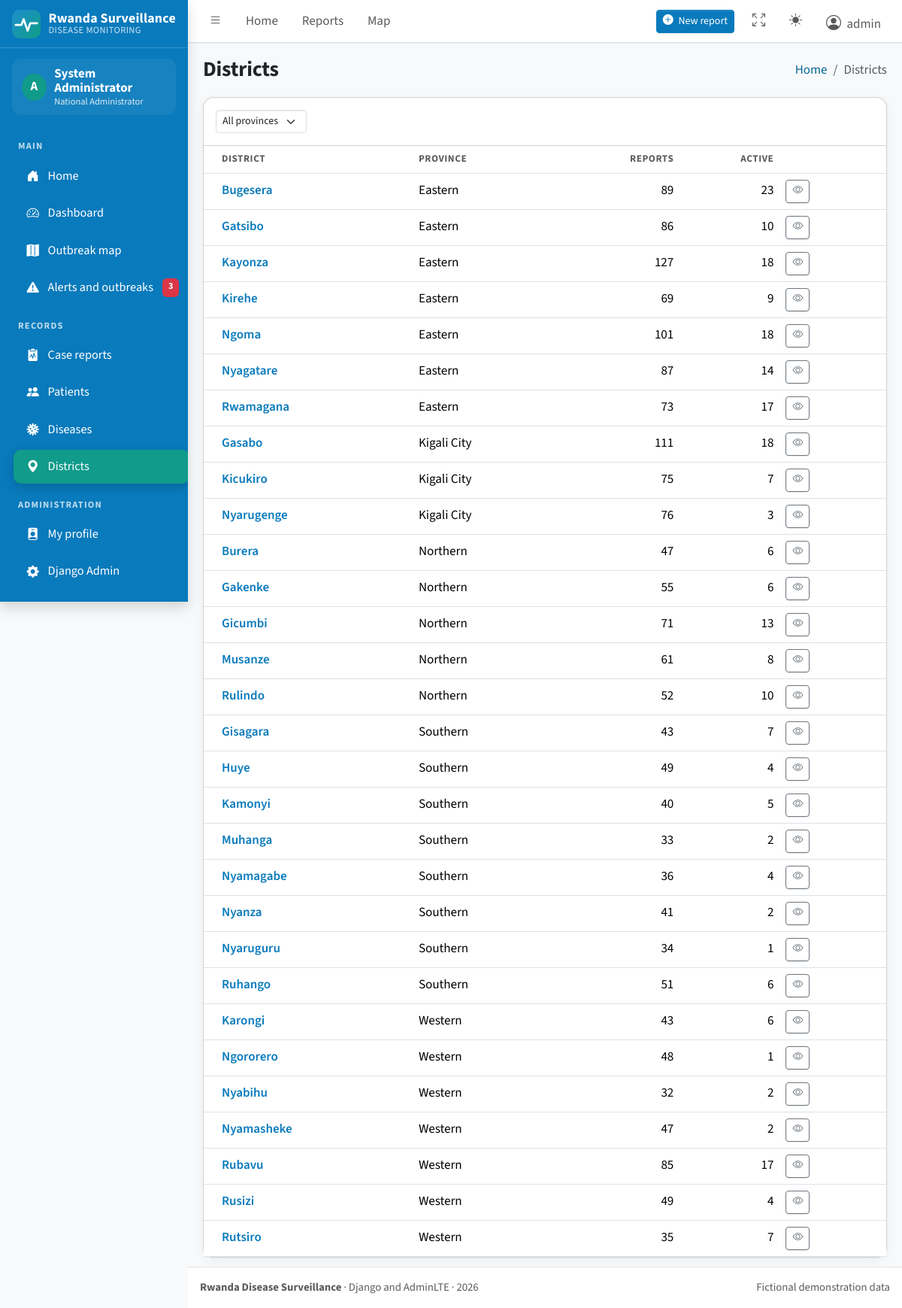
The app's page /locations/districts/ (signed in) with its own data.
### locations/models.py (models this page shows, shortened)
class District(models.Model):
    province = models.ForeignKey(Province, on_delete=models.PROTECT, related_name="districts")
    name = models.CharField(max_length=80, unique=True)
    latitude = models.DecimalField(max_digits=9, decimal_places=6)
    longitude = models.DecimalField(max_digits=9, decimal_places=6)
    class Meta:
        ordering = ["name"]

class Province(models.Model):
    name = models.CharField(max_length=60, unique=True)
    class Meta:
        ordering = ["name"]

### locations/views.py (the view)
# urls.py: path("districts/", views.DistrictListView.as_view(), name="district_list"),
class DistrictListView(RoleRequiredMixin, ListView):
    model = District
    template_name = "locations/district_list.html"
    context_object_name = "districts"
    def get_queryset(self):
        qs = District.objects.select_related("province").annotate(
            case_total=Count("cases", distinct=True),
            active_total=Count("cases", filter=Q(cases__status="active"), distinct=True),
        )
        province = self.request.GET.get("province", "")
        if province.isdigit():
            qs = qs.filter(province_id=province)
        return qs.order_by("province__name", "name")
    def get_context_data(self, **kwargs):
        ctx = super().get_context_data(**kwargs)
        ctx["provinces"] = Province.objects.all()
        ctx["selected_province"] = self.request.GET.get("province", "")
        return ctx

### accounts/context_processors.py (called while the page is built)
def navigation(request):
    user = request.user
    if not user.is_authenticated:
        return {"role": None}
    role = get_role(user)
    context = {
        "role": role,
        "role_label": {ADMIN: "National Administrator", OFFICER: "District Officer", REPORTER: "Facility Reporter"}.get(
            role, "No role assigned"
        ),
        "is_admin_role": role == ADMIN,
        "can_declare": has_role(user, OFFICER),
        "can_export": has_role(user, OFFICER),
        "can_add_data": has_role(user, REPORTER),
        "alert_count": 0,
    }
    try:
        from surveillance.alerts import current_alerts
        context["alert_count"] = len(current_alerts(min_level="alert"))
    except Exception:  # never break a page because of the badge
        pass
    return context

### accounts/permissions.py (called while the page is built)
    def dispatch(self, request, *args, **kwargs):
        if not request.user.is_authenticated:
            return self.handle_no_permission()
        if not has_role(request.user, self.minimum_role):
            raise PermissionDenied("Your role does not allow this action.")
        return super().dispatch(request, *args, **kwargs)

### accounts/roles.py (called while the page is built, shortened)
def get_role(user):
    if not user.is_authenticated:
        return None
    if user.is_superuser:
        return ADMIN

def has_role(user, minimum):
    role = get_role(user)
    return role is not None and RANK[role] >= RANK[minimum]

### surveillance/alerts.py (called while the page is built)
def get_as_of_date():
    today = timezone.localdate()
    latest = CaseReport.objects.order_by("-date_reported").values_list("date_reported", flat=True).first()
    if latest is not None and latest < today:
        return latest
    return today

def classify(current, baseline, multiplier, minimum):
    multiplier = Decimal(str(multiplier))
    baseline = Decimal(str(baseline))
    if current < minimum:
        return "normal"
    if Decimal(current) >= multiplier * baseline:
        return "alert"
    if Decimal(current) >= WATCH_FACTOR * baseline:
        return "watch"
    return "normal"

### surveillance/templatetags/ui_tags.py (called while the page is built)
@register.simple_tag(takes_context=True)
def nav_active(context, *prefixes):
    match = context["request"].resolver_match
    name = match.url_name if match else ""
    return "active" if name and any(name.startswith(p) for p in prefixes) else ""

### templates/locations/district_list.html (shortened to what this page needs)
{% extends "base.html" %}
{% block page_title %}Districts{% endblock %}
{% block breadcrumb %}<li class="breadcrumb-item active" aria-current="page">Districts</li>{% endblock %}
{% block content %}
<div class="card">
  <div class="card-header">
    <form method="get" class="d-flex gap-2">
      <select name="province" class="form-select form-select-sm w-auto" onchange="this.form.submit()">
        <option value="">All provinces</option>
      </select>
    </form>
  </div>
  <div class="card-body p-0 table-responsive">
    <table class="table table-hover mb-0">
      <thead><tr><th>District</th><th>Province</th><th class="text-end">Reports</th><th class="text-end">Active</th><th></th></tr></thead>
      <tbody>
      {% for d in districts %}
        <tr>
          <td><a class="fw-semibold text-decoration-none" href="{% url 'district_detail' d.pk %}">{{ d.name }}</a></td>
          <td>{{ d.province.name }}</td><td class="text-end">{{ d.case_total }}</td><td class="text-end">{{ d.active_total }}</td>
          <td><a href="{% url 'district_detail' d.pk %}" class="btn btn-sm btn-outline-secondary"><i class="bi bi-eye"></i></a></td>
        </tr>
      {% endfor %}
      </tbody>
    </table>
  </div>
</div>
{% endblock %}

### templates/base.html (shortened to what this page needs)
{% load static ui_tags %}<!doctype html>
<html lang="en">
<head>
  <link rel="stylesheet" href="{% static 'vendor/fonts/fonts.css' %}">
  <link rel="stylesheet" href="{% static 'vendor/bootstrap-icons/bootstrap-icons.min.css' %}">
  <link rel="stylesheet" href="{% static 'vendor/adminlte/css/adminlte.min.css' %}">
  <link rel="stylesheet" href="{% static 'css/app.css' %}">
</head>
<body class="layout-fixed sidebar-expand-lg bg-body-tertiary">
<div class="app-wrapper">
  <nav class="app-header navbar navbar-expand bg-body">
    <div class="container-fluid">
      <ul class="navbar-nav">
        <li class="nav-item">
          <a class="nav-link" data-lte-toggle="sidebar" href="#" role="button" aria-label="Toggle sidebar"><i class="bi bi-list"></i></a>
        </li>
        <li class="nav-item d-none d-md-block"><a href="{% url 'home' %}" class="nav-link">Home</a></li>
        {% if role %}
        <li class="nav-item d-none d-md-block"><a href="{% url 'report_list' %}" class="nav-link">Reports</a></li>
        <li class="nav-item d-none d-md-block"><a href="{% url 'outbreak_map' %}" class="nav-link">Map</a></li>
        {% endif %}
      </ul>
      <ul class="navbar-nav ms-auto align-items-center">
        {% if can_add_data %}
        <li class="nav-item">
          <a class="btn btn-sm btn-primary me-2" href="{% url 'report_add' %}"><i class="bi bi-plus-circle-fill me-1"></i> New report</a>
        </li>
        {% endif %}
        <li class="nav-item">
          <a class="nav-link" href="#" data-lte-toggle="fullscreen" aria-label="Toggle fullscreen">
            <i data-lte-icon="maximize" class="bi bi-arrows-fullscreen"></i>
          </a>
        </li>
        <li class="nav-item dropdown">
          <a class="nav-link" href="#" id="bd-theme" aria-label="Toggle colour theme" data-bs-toggle="dropdown" aria-expanded="false">
            <i class="bi bi-sun-fill" data-lte-theme-icon="light"></i>
          </a>
        </li>
        {% if user.is_authenticated %}
        <li class="nav-item dropdown user-menu">
          <a href="#" class="nav-link dropdown-toggle" data-bs-toggle="dropdown">
            <i class="bi bi-person-circle fs-5 me-1"></i>
            <span class="d-none d-md-inline">{{ user.username }}</span>
          </a>
        </li>
        {% else %}
        <li class="nav-item"><a class="btn btn-sm btn-outline-primary" href="{% url 'login' %}">Sign in</a></li>
        {% endif %}
      </ul>
    </div>
  </nav>
  <aside class="app-sidebar shadow" data-bs-theme="dark">
    <div class="sidebar-brand">
      <a href="{% url 'home' %}" class="brand-link">
        <img src="{% static 'img/logo.svg' %}" alt="">
        <span class="brand-title">Rwanda Surveillance<span class="brand-sub">DISEASE MONITORING</span></span>
      </a>
    </div>
    {% if user.is_authenticated %}
    <div class="sidebar-user">
      <div class="avatar">{{ user.username|slice:":1"|upper }}</div>
      <div class="who"><strong>{{ user.get_full_name|default:user.username }}</strong><small>{{ role_label }}</small></div>
    </div>
    {% endif %}
    <div class="sidebar-wrapper">
      <nav class="mt-2" aria-label="Main navigation">
        <ul class="nav sidebar-menu flex-column" role="menu" id="navigation">
          <li class="nav-header">Main</li>
          <li class="nav-item"><a href="{% url 'home' %}" class="nav-link {% nav_active 'home' %}"><i class="nav-icon bi bi-house-door-fill"></i><p>Home</p></a></li>
          {% if role %}
          <li class="nav-item"><a href="{% url 'dashboard' %}" class="nav-link {% nav_active 'dashboard' %}"><i class="nav-icon bi bi-speedometer2"></i><p>Dashboard</p></a></li>
          <li class="nav-item"><a href="{% url 'outbreak_map' %}" class="nav-link {% nav_active 'outbreak_map' %}"><i class="nav-icon bi bi-map-fill"></i><p>Outbreak map</p></a></li>
          <li class="nav-item">
            <a href="{% url 'outbreak_list' %}" class="nav-link {% nav_active 'outbreak_list' 'outbreak_detail' 'outbreak_declare' %}">
              <i class="nav-icon bi bi-exclamation-triangle-fill"></i><p>Alerts and outbreaks</p>
              {% if alert_count %}<span class="badge text-bg-danger">{{ alert_count }}</span>{% endif %}
            </a>
          </li>
          <li class="nav-header">Records</li>
          <li class="nav-item"><a href="{% url 'report_list' %}" class="nav-link {% nav_active 'report_' %}"><i class="nav-icon bi bi-clipboard2-pulse-fill"></i><p>Case reports</p></a></li>
          <li class="nav-item"><a href="{% url 'patient_list' %}" class="nav-link {% nav_active 'patient_' %}"><i class="nav-icon bi bi-people-fill"></i><p>Patients</p></a></li>
          <li class="nav-item"><a href="{% url 'disease_list' %}" class="nav-link {% nav_active 'disease_' %}"><i class="nav-icon bi bi-virus"></i><p>Diseases</p></a></li>
          <li class="nav-item"><a href="{% url 'district_list' %}" class="nav-link {% nav_active 'district_' %}"><i class="nav-icon bi bi-geo-alt-fill"></i><p>Districts</p></a></li>
          <li class="nav-header">Administration</li>
          <li class="nav-item"><a href="{% url 'profile' %}" class="nav-link {% nav_active 'profile' %}"><i class="nav-icon bi bi-person-badge-fill"></i><p>My profile</p></a></li>
          {% if user.is_staff %}
          <li class="nav-item"><a href="{% url 'admin:index' %}" class="nav-link"><i class="nav-icon bi bi-gear-fill"></i><p>Django Admin</p></a></li>
          {% endif %}
          {% elif user.is_authenticated %}
          <li class="nav-header">Account</li>
          <li class="nav-item"><a href="{% url 'profile' %}" class="nav-link"><i class="nav-icon bi bi-person-badge-fill"></i><p>My profile</p></a></li>
          {% else %}
          <li class="nav-header">Account</li>
          <li class="nav-item"><a href="{% url 'login' %}" class="nav-link"><i class="nav-icon bi bi-box-arrow-in-right"></i><p>Sign in</p></a></li>
          {% endif %}
        </ul>
      </nav>
    </div>
  </aside>
  <main class="app-main">
    <div class="app-content-header">
      <div class="container-fluid">
        <div class="row align-items-center">
          <div class="col-md-7"><h1 class="mb-0 fs-3">{% block page_title %}Dashboard{% endblock %}</h1></div>
          <div class="col-md-5">
            <nav aria-label="breadcrumb">
              <ol class="breadcrumb float-md-end mb-0">
                <li class="breadcrumb-item"><a href="{% url 'home' %}">Home</a></li>
                {% block breadcrumb %}<li class="breadcrumb-item active" aria-current="page">Dashboard</li>{% endblock %}
              </ol>
            </nav>
          </div>
        </div>
      </div>
    </div>
    <div class="app-content">
      <div class="container-fluid">
        {% block content %}{% endblock %}
      </div>
    </div>
  </main>
  <footer class="app-footer">
    <div class="float-end d-none d-sm-inline">Fictional demonstration data</div>
    <strong>Rwanda Disease Surveillance</strong> &middot; Django and AdminLTE &middot; {% now "Y" %}
  </footer>
</div>
</body>
</html>

### static/css/app.css (style rules this page uses)
:root { --bs-body-font-family: "Source Sans 3", system-ui, -apple-system, "Segoe UI", Roboto, Arial, sans-serif; --rw-blue: #1b6ca8; --rw-teal: #0f9d84; --rw-indigo: #4f46b5; --rw-orange: #d9631e; --rw-red: #c23b3b; --rw-navy: #0e2a47; --rw-card-radius: 14px; --rw-primary: #097abc; --rw-primary-dark: #076498; --rw-active: #109b8a; --bs-primary: #097abc; --bs-primary-rgb: 9, 122, 188; --bs-link-color: #097abc; --bs-link-color-rgb: 9, 122, 188; --bs-link-hover-color: #076498; --bs-body-font-size: 1.0625rem; }
[data-bs-theme="dark"] { --bs-link-color: #5cb8ec; --bs-link-hover-color: #8fd0f5; }
.btn-primary { --bs-btn-bg: #097abc; --bs-btn-border-color: #097abc; --bs-btn-hover-bg: #076498; --bs-btn-hover-border-color: #076498; --bs-btn-active-bg: #065585; --bs-btn-active-border-color: #065585; --bs-btn-disabled-bg: #097abc; --bs-btn-disabled-border-color: #097abc; }
body { font-family: var(--bs-body-font-family); }
.app-sidebar { background: #097abc !important; border-right: 0; }
.sidebar-brand { border-bottom: 1px solid rgba(255, 255, 255, .18) !important; height: 4rem; }
.sidebar-brand .brand-link { display: flex; align-items: center; gap: .65rem; color: #fff; text-decoration: none; }
.sidebar-brand img { width: 38px; height: 38px; border-radius: 10px; }
.sidebar-brand .brand-title { font-weight: 700; font-size: 1.12rem; line-height: 1.1; letter-spacing: .2px; }
.sidebar-brand .brand-sub { display: block; font-size: .78rem; font-weight: 400; opacity: .8; letter-spacing: .4px; }
.sidebar-menu .nav-header { padding: 1rem 1rem .35rem; font-size: .78rem; font-weight: 700; letter-spacing: 1.2px; color: rgba(255, 255, 255, .72) !important; text-transform: uppercase; display: block; }
.sidebar-menu .nav-link { border-radius: 10px; margin: 2px 10px; padding: .62rem .85rem; font-size: 1.02rem; color: #fff; transition: background .15s ease; }
.sidebar-menu .nav-link.active { background: #109b8a !important; color: #fff !important; box-shadow: 0 4px 14px rgba(0, 0, 0, .18); }
.sidebar-menu .nav-link .badge { margin-left: auto; }
.sidebar-user { margin: .85rem 1rem 0; padding: .7rem .8rem; border-radius: 12px; background: #1782c0; color: #fff; display: flex; gap: .65rem; align-items: center; }
.sidebar-user .avatar { width: 36px; height: 36px; border-radius: 50%; background: #109b8a; display: grid; place-items: center; font-weight: 700; }
.sidebar-user .who { line-height: 1.15; overflow: hidden; }
.sidebar-user .who small { opacity: .85; display: block; font-size: .78rem; }
.app-header { box-shadow: 0 1px 0 rgba(0, 0, 0, .04); }
.app-content-header h1 { font-weight: 700; letter-spacing: -.2px; }
.app-footer { font-size: .92rem; }
.card { border: 1px solid var(--bs-border-color-translucent); border-radius: var(--rw-card-radius); box-shadow: 0 1px 2px rgba(16, 24, 40, .04), 0 4px 14px rgba(16, 24, 40, .05); }
.card-header { background: transparent; border-bottom: 1px solid var(--bs-border-color-translucent); border-radius: var(--rw-card-radius) var(--rw-card-radius) 0 0; }
.table > :not(caption) > * > * { vertical-align: middle; }
.table thead th { font-size: .82rem; text-transform: uppercase; letter-spacing: .6px; color: var(--bs-secondary-color); border-bottom-width: 1px; }
.app-sidebar .sidebar-menu .nav-link, .app-sidebar .sidebar-menu .nav-link .nav-icon { color: #fff !important; }

### records on screen
District: name "Bugesera", province.name "Eastern", case_total "89", active_total "23"
District: name "Gatsibo", province.name "Eastern", case_total "86", active_total "10"
District: name "Kayonza", province.name "Eastern", case_total "127", active_total "18"
District: name "Kirehe", province.name "Eastern", case_total "69", active_total "9"
District: name "Ngoma", province.name "Eastern", case_total "101", active_total "18"
District: name "Nyagatare", province.name "Eastern", case_total "87", active_total "14"
District: name "Rwamagana", province.name "Eastern", case_total "73", active_total "17"
District: name "Gasabo", province.name "Kigali City", case_total "111", active_total "18"
District: name "Kicukiro", province.name "Kigali City", case_total "75", active_total "7"
District: name "Nyarugenge", province.name "Kigali City", case_total "76", active_total "3"
District: name "Burera", province.name "Northern", case_total "47", active_total "6"
District: name "Gakenke", province.name "Northern", case_total "55", active_total "6"
District: name "Gicumbi", province.name "Northern", case_total "71", active_total "13"
District: name "Musanze", province.name "Northern", case_total "61", active_total "8"
District: name "Rulindo", province.name "Northern", case_total "52", active_total "10"
District: name "Gisagara", province.name "Southern", case_total "43", active_total "7"
District: name "Huye", province.name "Southern", case_total "49", active_total "4"
District: name "Kamonyi", province.name "Southern", case_total "40", active_total "5"
District: name "Muhanga", province.name "Southern", case_total "33", active_total "2"
District: name "Nyamagabe", province.name "Southern", case_total "36", active_total "4"
District: name "Nyanza", province.name "Southern", case_total "41", active_total "2"
District: name "Nyaruguru", province.name "Southern", case_total "34", active_total "1"
District: name "Ruhango", province.name "Southern", case_total "51", active_total "6"
District: name "Karongi", province.name "Western", case_total "43", active_total "6"
District: name "Ngororero", province.name "Western", case_total "48", active_total "1"
District: name "Nyabihu", province.name "Western", case_total "32", active_total "2"
District: name "Nyamasheke", province.name "Western", case_total "47", active_total "2"
District: name "Rubavu", province.name "Western", case_total "85", active_total "17"
District: name "Rusizi", province.name "Western", case_total "49", active_total "4"
District: name "Rutsiro", province.name "Western", case_total "35", active_total "7"

### other values on screen
{{ user.username }} "admin"
{{ user.username|slice:":1"|upper }} "A"
{{ user.get_full_name|default:user.username }} "System Administrator"
{{ role_label }} "National Administrator"
{{ alert_count }} "3"
